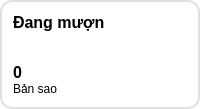
                 <widget class="QWidget" name="verticalWidget_3" native="true">
                  <property name="styleSheet">
                   <string notr="true">QWidget{background-color: #ffffff;
border: 2px solid #E0E0E0;
border-radius: 12px;
}
QLabel{
	border: 0px solid #E0E0E0;
}</string>
                  </property>
                  <layout class="QVBoxLayout" name="verticalLayout_7">
                   <property name="spacing">
                    <number>0</number>
                   </property>
                   <property name="leftMargin">
                    <number>13</number>
                   </property>
                   <property name="topMargin">
                    <number>13</number>
                   </property>
                   <property name="rightMargin">
                    <number>13</number>
                   </property>
                   <property name="bottomMargin">
                    <number>13</number>
                   </property>
                   <item>
                    <layout class="QHBoxLayout" name="horizontalLayout_14">
                     <item>
                      <widget class="QLabel" name="label_71">
                       <property name="font">
                        <font>
                         <family>Segoe UI</family>
                         <pointsize>12</pointsize>
                         <bold>true</bold>
                        </font>
                       </property>
                       <property name="text">
                        <string>Đang mượn</string>
                       </property>
                      </widget>
                     </item>
                     <item>
                      <widget class="QPushButton" name="pushButton_22">
                       <property name="maximumSize">
                        <size>
                         <width>39</width>
                         <height>39</height>
                        </size>
                       </property>
                       <property name="styleSheet">
                        <string notr="true">border: 0px;
border-radius: 0px;</string>
                       </property>
                       <property name="text">
                        <string/>
                       </property>
                       <property name="icon">
                        <iconset resource="resource.qrc">
                         <normaloff>:/icons/icons_/reshot-icon-borrow-book-GJM3PD62HZ.svg</normaloff>:/icons/icons_/reshot-icon-borrow-book-GJM3PD62HZ.svg</iconset>
                       </property>
                       <property name="iconSize">
                        <size>
                         <width>35</width>
                         <height>35</height>
                        </size>
                       </property>
                      </widget>
                     </item>
                    </layout>
                   </item>
                   <item>
                    <widget class="QLabel" name="label_9">
                     <property name="font">
                      <font>
                       <family>Segoe UI</family>
                       <pointsize>20</pointsize>
                      </font>
                     </property>
                     <property name="text">
                      <string/>
                     </property>
                    </widget>
                   </item>
                   <item>
                    <widget class="QLabel" name="tong_sach_dang_muon_label">
                     <property name="font">
                      <font>
                       <family>Segoe UI</family>
                       <pointsize>12</pointsize>
                       <bold>true</bold>
                      </font>
                     </property>
                     <property name="text">
                      <string>0</string>
                     </property>
                    </widget>
                   </item>
                   <item>
                    <widget class="QLabel" name="label_11">
                     <property name="text">
                      <string>Bản sao</string>
                     </property>
                    </widget>
                   </item>
                  </layout>
                 </widget>
